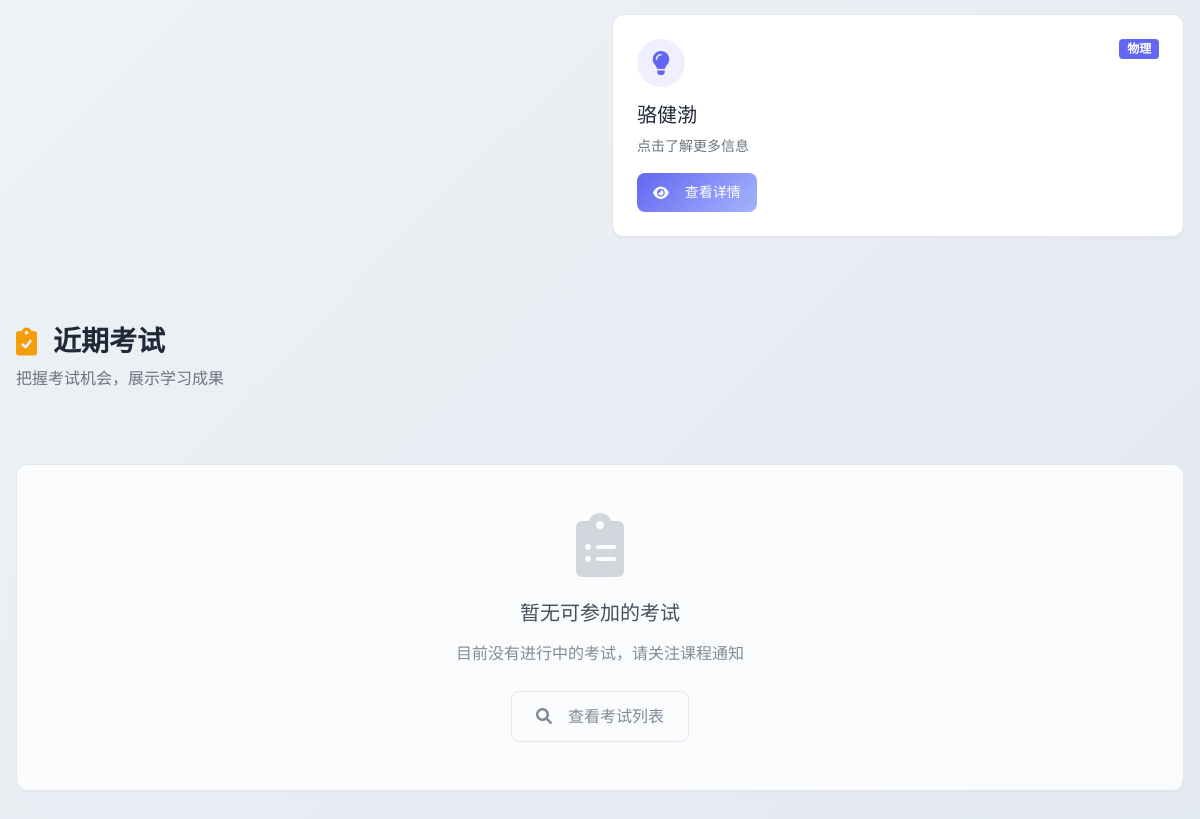
Page /student/home/ (signed in, lower part) on the earlier database version.
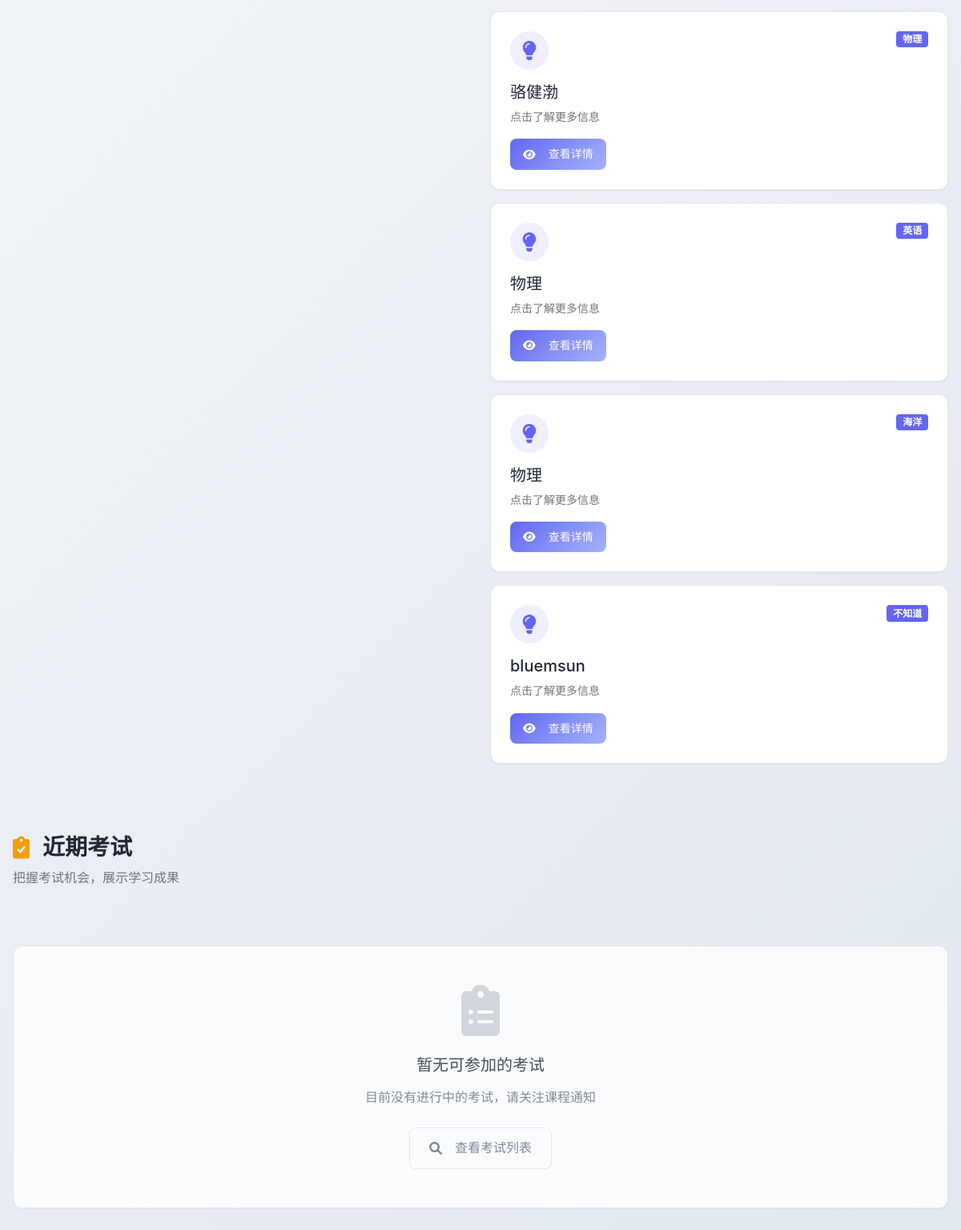
Same page on the later database version.
### teacher/models.py (models this page shows, shortened)
class Course(models.Model):
    name = models.CharField(max_length=50, verbose_name='课程名称')
    description = models.TextField(verbose_name='课程描述')
    code = models.CharField(max_length=20, unique=True, verbose_name='课程标识')
    teacher = models.ForeignKey(TeacherProfile, on_delete=models.CASCADE, related_name='courses', verbose_name='老师')
    students = models.ManyToManyField(StudentProfile, related_name='courses', verbose_name='学生')

### student/views.py (the view)
# urls.py: path('home/', views.student_home, name='student_home'),
@login_required
def student_home(request):
    try:
        student_profile = StudentProfile.objects.get(user=request.user)
        selected_courses = student_profile.courses.all()
        other_courses = Course.objects.exclude(id__in=selected_courses.values_list('id', flat=True))
        current_exams = Exam.objects.filter(
            course__in=selected_courses,
            release_time__lte=timezone.now(),
            deadline__gte=timezone.now()
        )
        exam_results = ExamResult.objects.filter(student=student_profile)
        return render(request, 'student_home.html', {
            'student': student_profile,
            'selected_courses': selected_courses,
            'other_courses': other_courses,
            'current_exams': current_exams,
            'exam_results': exam_results,
            'username': request.user.username,
            'user_authenticated': request.user.is_authenticated
        })
    except StudentProfile.DoesNotExist:
        other_courses = Course.objects.all()
        return render(request, 'student_home.html', {
            'student': None,
            'selected_courses': [],
            'other_courses': other_courses,
            'current_exams': [],
            'exam_results': [],
            'username': request.user.username,
            'user_authenticated': request.user.is_authenticated,
            'error_message': '您的学生档案尚未创建，请联系管理员或完善个人信息。'
        })

### templates/student_home.html (shortened to what this page needs)
{% extends 'base.html' %}
{% block content %}
<div class="row mb-5">
    <div class="col-lg-6 mb-4">
    </div>
    <div class="col-lg-6 mb-4">
        <div class="courses-grid">
            {% for course in other_courses %}
                <div class="course-card-modern mb-3">
                    <div class="card-custom h-100">
                        <div class="card-body p-4">
                            <div class="d-flex justify-content-between align-items-start mb-3">
                                <div class="course-icon">
                                    <i class="fas fa-lightbulb" style="color: var(--primary-color); font-size: 1.5rem;"></i>
                                </div>
                                <span class="badge" style="background-color: var(--primary-color);">{{ course.code }}</span>
                            </div>
                            <h5 class="card-title fw-semibold mb-2">{{ course.name }}</h5>
                            <p class="card-text text-muted small mb-3">点击了解更多信息</p>
                            <a href="{% url 'student:student_course_detail' course.id %}"
                               class="btn-custom btn-primary-custom btn-sm">
                                <i class="fas fa-eye me-2"></i>
                                查看详情
                            </a>
                        </div>
                    </div>
                </div>
            {% empty %}
                <div class="empty-state text-center py-5">
                    <i class="fas fa-search" style="font-size: 3rem; color: var(--text-muted); opacity: 0.5;"></i>
                    <p class="text-muted mt-3">暂无可选课程</p>
                    <p class="small text-muted">请稍后再来查看</p>
                </div>
            {% endfor %}
        </div>
    </div>
</div>
<div class="exam-section">
    <div class="section-header mb-4">
        <h3 class="fw-bold d-flex align-items-center">
            <i class="fas fa-clipboard-check me-3" style="color: var(--accent-color);"></i>
            近期考试
        </h3>
        <p class="text-muted">把握考试机会，展示学习成果</p>
    </div>
    {% if current_exams %}
        <div class="row">
            {% for exam in current_exams %}
            <div class="col-lg-4 col-md-6 mb-4">
                <div class="exam-card">
                    <div class="card-custom h-100">
                        <div class="card-body p-4">
                            <div class="exam-status mb-3">
                                <span class="badge" style="background-color: var(--accent-color);">
                                    <i class="fas fa-clock me-1"></i>
                                    进行中
                                </span>
                            </div>
                            <h5 class="card-title fw-semibold mb-3">{{ exam.name }}</h5>
                            <div class="exam-details mb-4">
                                <div class="detail-item mb-2">
                                    <i class="fas fa-book me-2" style="color: var(--text-muted);"></i>
                                    <span class="text-muted">课程：</span>
                                    <span class="fw-medium">{{ exam.course.name }}</span>
                                </div>
                                <div class="detail-item mb-2">
                                    <i class="fas fa-calendar-alt me-2" style="color: var(--text-muted);"></i>
                                    <span class="text-muted">截止：</span>
                                    <span class="fw-medium">{{ exam.deadline|date:"m月d日 H:i" }}</span>
                                </div>
                            </div>
                            <a href="{% url 'student:student_exam_detail' exam.id %}"
                               class="btn-custom btn-primary-custom w-100">
                                <i class="fas fa-play me-2"></i>
                                开始考试
                            </a>
                        </div>
                    </div>
                </div>
            </div>
            {% endfor %}
        </div>
        <div class="text-center mt-4">
            <a href="{% url 'student:student_exam_list' %}" class="btn-custom btn-secondary-custom">
                <i class="fas fa-list me-2"></i>
                查看所有考试
            </a>
        </div>
    {% else %}
        <div class="empty-state text-center py-5">
            <div class="card-custom p-5">
                <i class="fas fa-clipboard-list" style="font-size: 4rem; color: var(--text-muted); opacity: 0.5;"></i>
                <h5 class="mt-4 mb-3">暂无可参加的考试</h5>
                <p class="text-muted mb-4">目前没有进行中的考试，请关注课程通知</p>
                <a href="{% url 'student:student_exam_list' %}" class="btn-custom btn-secondary-custom">
                    <i class="fas fa-search me-2"></i>
                    查看考试列表
                </a>
            </div>
        </div>
    {% endif %}
</div>
{% endblock %}

### templates/base.html (shortened to what this page needs)
<!DOCTYPE html>
<html lang="zh-CN">
<head>
    <link href="https://cdn.bootcdn.net/ajax/libs/bootstrap/5.1.3/css/bootstrap.min.css" rel="stylesheet">
    <link href="https://cdn.bootcdn.net/ajax/libs/font-awesome/6.0.0/css/all.min.css" rel="stylesheet">
</head>
<body>
    <main class="main-content">
        {% block content %}
        {% endblock %}
    </main>
</body>
</html>

### templates/base.html (style rules this page uses)
:root { --primary-color: #6366f1; --primary-light: #a5b4fc; --secondary-color: #10b981; --accent-color: #f59e0b; --bg-primary: #fefefe; --bg-secondary: #f8fafc; --bg-card: #ffffff; --text-primary: #1f2937; --text-secondary: #6b7280; --text-muted: #9ca3af; --border-color: #e5e7eb; --shadow-sm: 0 1px 2px 0 rgba(0, 0, 0, 0.05); --shadow-md: 0 4px 6px -1px rgba(0, 0, 0, 0.1), 0 2px 4px -1px rgba(0, 0, 0, 0.06); --shadow-lg: 0 10px 15px -3px rgba(0, 0, 0, 0.1), 0 4px 6px -2px rgba(0, 0, 0, 0.05); --radius-sm: 0.375rem; --radius-md: 0.5rem; --radius-lg: 0.75rem; --radius-xl: 1rem; }
* { margin: 0; padding: 0; box-sizing: border-box; }
body { font-family: -apple-system, BlinkMacSystemFont, 'Segoe UI', Roboto, 'Inter', sans-serif; background: linear-gradient(135deg, #f8fafc 0%, #e2e8f0 100%); color: var(--text-primary); line-height: 1.6; min-height: 100vh; }
.main-content { max-width: 1200px; margin: 0 auto; padding: 2rem 1rem; min-height: calc(100vh - 80px); }
.btn-custom { border: none; border-radius: var(--radius-md); padding: 0.75rem 1.5rem; font-weight: 500; text-decoration: none; display: inline-flex; align-items: center; gap: 0.5rem; transition: all 0.2s ease; cursor: pointer; }
.btn-primary-custom { background: linear-gradient(135deg, var(--primary-color), var(--primary-light)); color: white; }
.btn-secondary-custom { background-color: var(--bg-card); color: var(--text-secondary); border: 1px solid var(--border-color); }
.card-custom { background: var(--bg-card); border-radius: var(--radius-lg); box-shadow: var(--shadow-sm); border: 1px solid var(--border-color); transition: all 0.2s ease; }

### templates/student_home.html (style rules this page uses)
.course-card-modern .card-custom { transition: all 0.3s ease; border: 1px solid var(--border-color); }
.course-icon { width: 3rem; height: 3rem; border-radius: 50%; background: rgba(99, 102, 241, 0.1); display: flex; align-items: center; justify-content: center; }
.empty-state { opacity: 0.8; }
.btn-sm { padding: 0.5rem 1rem; font-size: 0.875rem; }
.course-card-modern, .exam-card { animation: fadeInUp 0.6s ease-out; animation-fill-mode: both; }

Differences in the rows shown:
added Course: code "英语", name "物理"
added Course: code "海洋", name "物理"
added Course: code "不知道", name "bluemsun"
